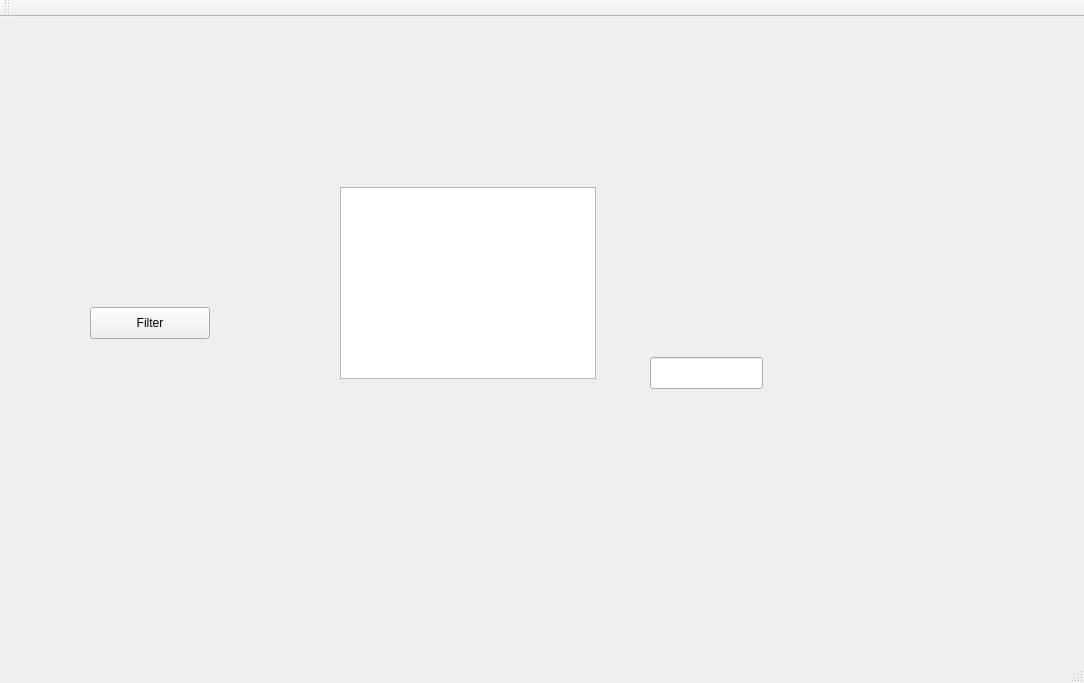
<?xml version="1.0" encoding="UTF-8"?>
<ui version="4.0">
 <class>MainWindow</class>
 <widget class="QMainWindow" name="MainWindow">
  <property name="geometry">
   <rect>
    <x>0</x>
    <y>0</y>
    <width>1084</width>
    <height>683</height>
   </rect>
  </property>
  <property name="windowTitle">
   <string>MainWindow</string>
  </property>
  <widget class="QWidget" name="centralWidget">
   <widget class="QListView" name="listView">
    <property name="geometry">
     <rect>
      <x>340</x>
      <y>170</y>
      <width>256</width>
      <height>192</height>
     </rect>
    </property>
   </widget>
   <widget class="QLineEdit" name="lineEdit">
    <property name="geometry">
     <rect>
      <x>650</x>
      <y>340</y>
      <width>113</width>
      <height>32</height>
     </rect>
    </property>
   </widget>
   <widget class="QPushButton" name="pushButton">
    <property name="geometry">
     <rect>
      <x>90</x>
      <y>290</y>
      <width>120</width>
      <height>32</height>
     </rect>
    </property>
    <property name="text">
     <string>Filter</string>
    </property>
   </widget>
  </widget>
  <widget class="QMenuBar" name="menuBar">
   <property name="geometry">
    <rect>
     <x>0</x>
     <y>0</y>
     <width>1084</width>
     <height>30</height>
    </rect>
   </property>
  </widget>
  <widget class="QToolBar" name="mainToolBar">
   <attribute name="toolBarArea">
    <enum>TopToolBarArea</enum>
   </attribute>
   <attribute name="toolBarBreak">
    <bool>false</bool>
   </attribute>
  </widget>
  <widget class="QStatusBar" name="statusBar"/>
 </widget>
 <layoutdefault spacing="6" margin="11"/>
 <resources/>
 <connections/>
</ui>
